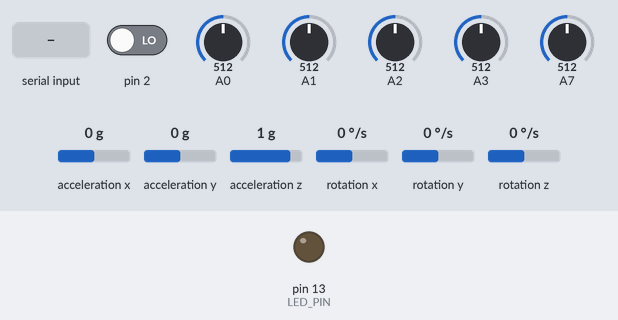
A sketch run on a simulated Arduino Nano, built with avr-gcc and run on an emulated ATmega328P. On the bench: output pins drawn as LEDs (lit = HIGH). Dashed ring = blinking. Inputs (shaded band) come from the test bench; at power-on: pin 2 LOW, A0 = 512, A1 = 512, A2 = 512, A3 = 512, A7 = 512, acceleration x 0 g, acceleration y 0 g, acceleration z 1 g, rotation x 0 °/s, rotation y 0 °/s, rotation z 0 °/s. The sensor or clock chip raises its interrupt line as the real part does.

Above: at 1.7 s.
1.8 s: "1\n" received over Serial
At 1.91 s:
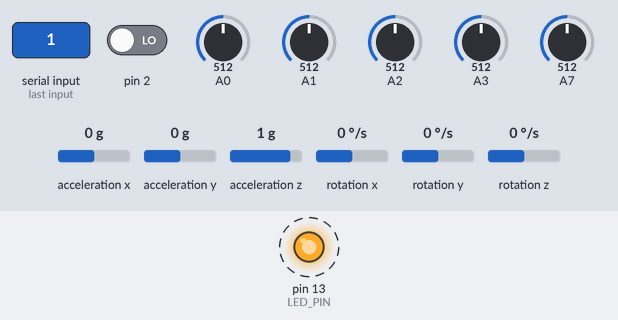
Timing chart, 0 to 10.8 s (numbered marks = the images above; inputs shaded):
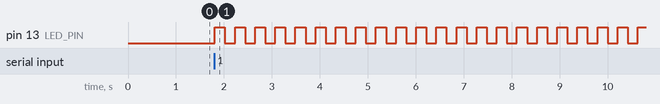

Measured:
- after the input at 1.8 s, pin 13 (LED_PIN): alternates HIGH for 0.21 s and LOW for 0.21 s, starting at once

The sketch:

skripsi_nano_bt_pb.ino
```cpp
#include <SPI.h>
#include <SoftwareSerial.h>
#include "I2Cdev.h"
#include "MPU6050_6Axis_MotionApps20.h"
#if I2CDEV_IMPLEMENTATION == I2CDEV_ARDUINO_WIRE
#include "Wire.h"
#endif
MPU6050 mpu;
#define OUTPUT_READABLE_YAWPITCHROLL
#define LED_PIN 13 // (Arduino is 13, Teensy is 11, Teensy++ is 6)
bool blinkState = false;
// MPU control/status vars
bool dmpReady = false;  // set true if DMP init was successful
uint8_t mpuIntStatus;   // holds actual interrupt status byte from MPU
uint8_t devStatus;      // return status after each device operation (0 = success, !0 = error)
uint16_t packetSize;    // expected DMP packet size (default is 42 bytes)
uint16_t fifoCount;     // count of all bytes currently in FIFO
uint8_t fifoBuffer[64]; // FIFO storage buffer
Quaternion q;           // [w, x, y, z]         quaternion container
VectorFloat gravity;    // [x, y, z]            gravity vector
float ypr[3];           // [yaw, pitch, roll]   yaw/pitch/roll container and gravity vector
uint8_t teapotPacket[14] = { '$', 0x02, 0,0, 0,0, 0,0, 0,0, 0x00, 0x00, '\r', '\n' };
volatile bool mpuInterrupt = false;     // indicates whether MPU interrupt pin has gone high
void dmpDataReady() {
    mpuInterrupt = true;
}
char data = '0';                //Variable for storing received data
int a,b,c,d,e;
int jempol,telunjuk,tengah,manis,kelingking;
float yaw,pitch,roll;
int t= 20;
int te = -20;
bool hasil(int a1, int a2, int b1, int b2, int c1, int c2,
           int d1, int d2, int e1, int e2)
{
  if (jempol <= a1+t && jempol  >= a2+te && telunjuk <= b1+t && telunjuk  >=
  b2+te && tengah  <= c1+t && tengah  >= c2+te && manis <= d1+t && manis  >= d2+te &&
  kelingking <= e1+t && kelingking  >= e2+te)
  {
   return true;
  }
  else
   return false;
}
void kirim(bool x, char y)
{
  if(x)
  {
    Serial.print(y);
  }
}
void setup()
{

    #if I2CDEV_IMPLEMENTATION == I2CDEV_ARDUINO_WIRE
        Wire.begin();
        TWBR = 24; // 400kHz I2C clock (200kHz if CPU is 8MHz)
    #elif I2CDEV_IMPLEMENTATION == I2CDEV_BUILTIN_FASTWIRE
        Fastwire:setup(400, true);
    #endif
    Serial.begin(9600);
    //while (!Serial); // wait for Leonardo enumeration, others continue immediately
    //Serial.println(F("Initializing I2C devices..."));
    mpu.initialize();
    //Serial.println(F("Testing device connections..."));
    //Serial.println(mpu.testConnection() ? F("MPU6050 connection successful") : F("MPU6050 connection failed"));
    //Serial.println(F("\nSend any character to start program: "));
    //while (Serial.available() && Serial.read()); // empty buffer
    //while (!Serial.available());                 // wait for data
    //while (Serial.available() && Serial.read()); // empty buffer again
    //Serial.println(F("Initializing DMP..."));
    devStatus = mpu.dmpInitialize();
    mpu.setXGyroOffset(220);
    mpu.setYGyroOffset(76);
    mpu.setZGyroOffset(-85);
    mpu.setZAccelOffset(1788); // 1688 factory default for my test chip
    if (devStatus == 0) {
        //Serial.println(F("Enabling DMP..."));
        mpu.setDMPEnabled(true);
        //Serial.println(F("Enabling interrupt detection (Arduino external interrupt 0)..."));
        attachInterrupt(0, dmpDataReady, RISING);
        mpuIntStatus = mpu.getIntStatus();
        //Serial.println(F("DMP ready! Waiting for first interrupt..."));
        dmpReady = true;
        packetSize = mpu.dmpGetFIFOPacketSize();
    } else {
        Serial.print(F("DMP Initialization failed (code "));
        Serial.print(devStatus);
        Serial.println(F(")"));
    }

    // configure LED for output
    pinMode(LED_PIN, OUTPUT);

}
void loop()
{
  if(Serial.available() > 0)
  {
    data = '*';
        while(1 && data != '#')
        {
           if(Serial.available() > 0)
           {
             data = Serial.read();
           }
           if (!dmpReady) return;
            while (!mpuInterrupt && fifoCount < packetSize) {
            }
            mpuInterrupt = false;
            mpuIntStatus = mpu.getIntStatus();
            fifoCount = mpu.getFIFOCount();
            if ((mpuIntStatus & 0x10) || fifoCount == 1024) {
                mpu.resetFIFO();
                //Serial.println(F("FIFO overflow!"));
            } else if (mpuIntStatus & 0x02) {
                while (fifoCount < packetSize) fifoCount = mpu.getFIFOCount();
                mpu.getFIFOBytes(fifoBuffer, packetSize);
                fifoCount -= packetSize;
                #ifdef OUTPUT_READABLE_YAWPITCHROLL
                    // display Euler angles in degrees
                    mpu.dmpGetQuaternion(&q, fifoBuffer);
                    mpu.dmpGetGravity(&gravity, &q);
                    mpu.dmpGetYawPitchRoll(ypr, &q, &gravity);
                   /* Serial.print("ypr\t");
                    Serial.print(ypr[0] * 180/M_PI);
                    Serial.print("\t");
                    Serial.print(ypr[1] * 180/M_PI);
                    Serial.print("\t");
                    Serial.println(ypr[2] * 180/M_PI); */
                    a=analogRead(A0);
                    b=analogRead(A1);
                    c=analogRead(A2);
                    d=analogRead(A3);
                    e=analogRead(A7);
                    jempol = e;
                    telunjuk = b;
                    tengah = c;
                    manis = a;
                    kelingking = d; /*
                 Serial.print("1 : ");
                   Serial.println(analogRead(A7));
                   Serial.print("5 : ");
                   Serial.println(analogRead(A3));
                   Serial.print("3 : ");
                   Serial.println(analogRead(A2));
                   Serial.print("2 : ");
                   Serial.println(analogRead(A1));
                   Serial.print("4 : ");
                   Serial.println(analogRead(A0));*/
                    yaw = ypr[0] * 180/M_PI;
                    pitch = ypr[1] * 180/M_PI;
                    roll = ypr[2] * 180/M_PI;

                #endif
                blinkState = !blinkState;
                digitalWrite(LED_PIN, blinkState);

            }
               kirim(hasil(424,424,416,416,436,436,526,526,490,490),'L');
               kirim(hasil(455,455,414,414,414,414,500,500,470,470),'U');
               kirim(hasil(489,489,435,435,431,431,497,497,488,488),'S');
               kirim(hasil(458,458,429,429,414,414,403,403,390,390),'F');
               kirim(hasil(434,434,440,440,433,433,503,503,477,477),'A');
               kirim(hasil(465,465,440,440,423,423,496,496,437,437),'T');
               kirim(hasil(515,515,414,414,429,429,517,517,481,481),'1');
               //Serial.println("coba");
               delay(200);
        }
  }
}
```
